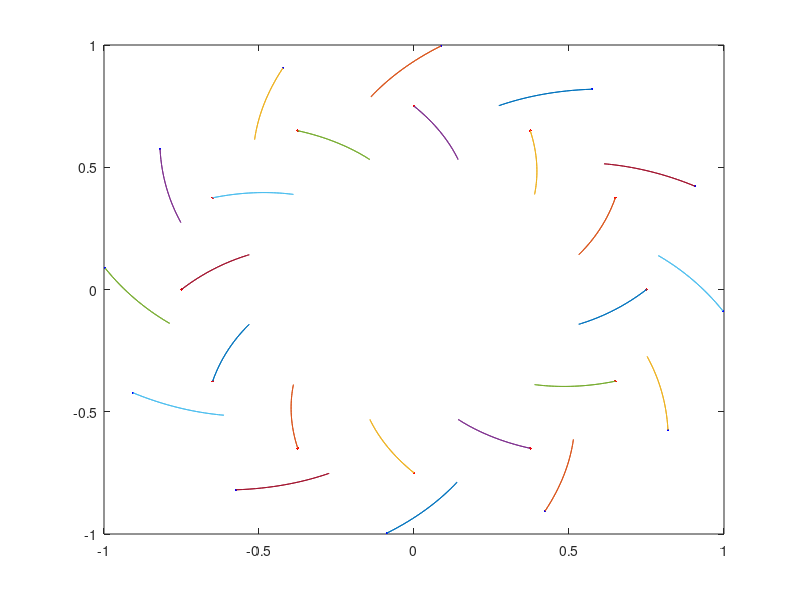

Reproduce this figure in MATLAB.
% Build some fake torsion data

numFrames   = 50;
numPts      = 12;

r_base_0 = 1 * ones(numPts, 1);
r_apex_0 = 0.75 * ones(numPts, 1);

delta_angle  = deg2rad(15);
delta_radius = -0.2;

base_offset = deg2rad(-5);

incr = (2 * pi) / numPts;

theta_apex_0  = (0:incr:(2 * pi) - incr)';
theta_base_0  =  theta_apex_0 + base_offset;


% Check initial points
figure(1)
[x y] = pol2cart(theta_apex_0, r_apex_0);
plot(x, y, 'r.')
hold on
[x y] = pol2cart(theta_base_0, r_base_0);
plot(x, y, 'b.')


% Make timecourses
time = 0:(pi / (numFrames - 1)):pi;

angle_perturb = delta_angle * sin(time);
rad_perturb   = delta_radius * sin(time);

theta_base = repmat(theta_base_0, 1, numFrames) + repmat(angle_perturb, numPts, 1);
theta_apex = repmat(theta_apex_0, 1, numFrames) - repmat(angle_perturb, numPts, 1);

r_base = repmat(r_base_0, 1, numFrames) + repmat(rad_perturb, numPts, 1);
r_apex = repmat(r_apex_0, 1, numFrames) + repmat(rad_perturb, numPts, 1);


% Convert to cartesian and plot

[x_apex y_apex] = pol2cart(theta_apex, r_apex);
[x_base y_base] = pol2cart(theta_base, r_base);

plot(x_apex', y_apex')
plot(x_base', y_base')
